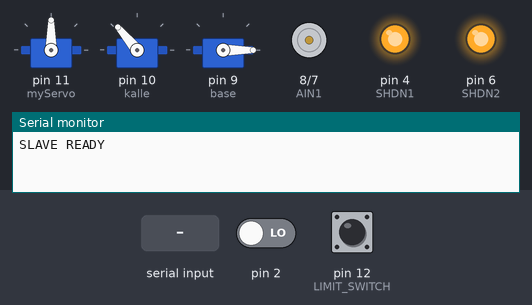
This sketch was run on a simulated Arduino Uno, built with avr-gcc and run on an emulated ATmega328P. Shown: 3 × servo, motor-driver pin pairs drawn as motors (green arrow = first pin HIGH = forward, orange = second pin HIGH = backward, longer = more drive, scaled by the enable pin), output pins drawn as LEDs (lit = HIGH), the last lines printed to the serial monitor. The test bench sets the inputs (shaded band); at power-on: pin 12 (LIMIT_SWITCH) HIGH, pin 2 LOW.

Above: at 8.7 s.
8.8 s: "2" received over Serial
At 9.5 s:
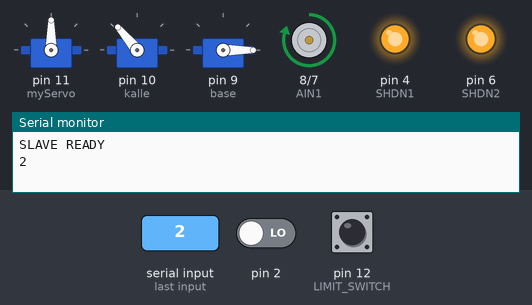
11.8 s: "H" received over Serial
13.3 s: "D" received over Serial
At 15.4 s:
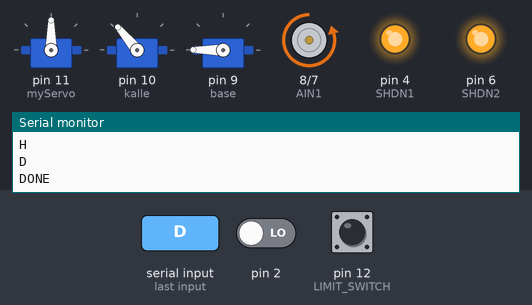
15.9 s: pin 12 (LIMIT_SWITCH) pulled LOW for 0.15 s
At 16.3 s:
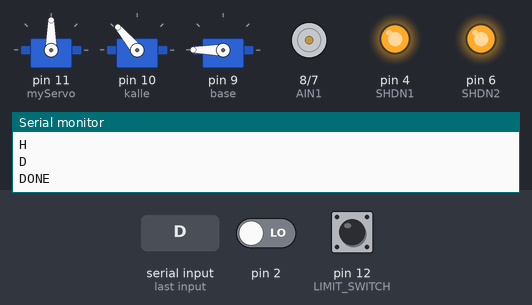
18.9 s: "G" received over Serial
At 19.7 s:
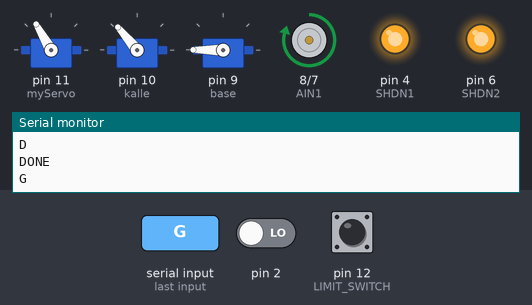
21.9 s: "1" received over Serial
Timing chart, 0 to 24.4 s (numbered marks = the images above; inputs shaded):
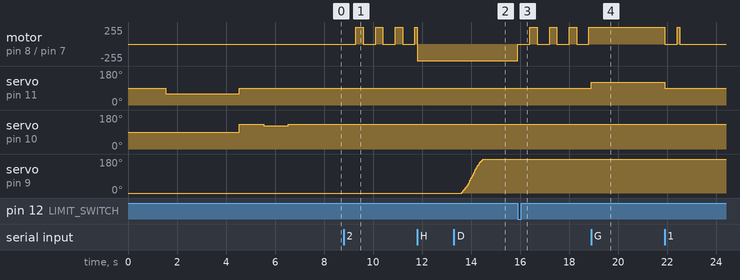

The sketch:

code.ino
```cpp
#define PWMA 5
#define AIN1 8
#define AIN2 7

#define SHDN1 4
#define SHDN2 6
// #define STBY

#define LIMIT_SWITCH 12

#include <Servo.h>
#include <Ramp.h>
#include <Wire.h>
#include "Adafruit_VL6180X.h"

volatile long encoderCount = 0;
unsigned long lastPrintTime = 0;

long lastEncoder = 0;
unsigned long lastCheckTime = 0;

Servo myServo;
Servo base;
Servo kalle;
rampLong baseRamp;

long positions[4] = {0, 5500, 9233, 13300};

int box_num = 0;

long targetPosition = 0;
bool moveMotor = false;
bool homing = false;
bool box_flag = false;
bool full_flag =false;
bool relese_flag = false;
int relese_step = 0;
int box_step = 0;


Adafruit_VL6180X sensor1 = Adafruit_VL6180X();
Adafruit_VL6180X sensor2 = Adafruit_VL6180X();

void setup() {
  Serial.begin(9600);
  Wire.begin();
  baseRamp.go(2600, 1500, NONE, ONCEFORWARD);

  pinMode(SHDN1, OUTPUT);
  pinMode(SHDN2, OUTPUT);
  pinMode(PWMA, OUTPUT);
  pinMode(AIN1, OUTPUT);
  pinMode(AIN2, OUTPUT);

  digitalWrite(SHDN1, LOW);
  digitalWrite(SHDN2, LOW);
  delay(10);
  digitalWrite(SHDN1, HIGH);
  delay(10);
  if (!sensor1.begin()) {
    Serial.println("Sensor1 failed");

  }
  sensor1.setAddress(0x30);

  // === SENSOR 2 ===
  digitalWrite(SHDN2, HIGH);
  delay(10);

  if (!sensor2.begin()) {
    Serial.println("Sensor2 failed");

  }
  sensor2.setAddress(0x31);

  // Serial.println("Both sensors ready");

  myServo.attach(11);
  kalle.attach(10);
  base.attach(9);

  pinMode(3, INPUT);
  pinMode(2, INPUT);
  pinMode(LIMIT_SWITCH, INPUT_PULLUP);

  attachInterrupt(digitalPinToInterrupt(2), readEncoder, CHANGE);

  Serial.println("SLAVE READY");
  base_up();
  relese();
  kalla_open();
  delay(1000);

}


void loop() {
  readCommand();

  if (homing) {
    digitalWrite(AIN1, LOW);
    digitalWrite(AIN2, HIGH);
    analogWrite(PWMA, 250);

    if (digitalRead(LIMIT_SWITCH) == LOW) {
      stopMotor();
      encoderCount = 0;
      homing = false;
    }
  }
  else if (moveMotor) {
    move_motor();
  }
  else if (box_flag) {
    box_sequence();
  }
  else if(relese_flag){
    relese_sequence();
  }


  if (millis() - lastPrintTime > 200) {
    lastPrintTime = millis();
  }
}

void readCommand() {
  if (Serial.available()) {
    char cmd = Serial.read();
    Serial.println(cmd);


    switch (cmd) {

      case 'H':
        homing = true;
        break;

      case 'B':
        box_flag = true;
        box_step = 0;
        break;

      case 'R':
        relese_flag = true;
        relese_step = 0;
        break;
      case 'U':
        base_up();
        Serial.println("DONE");
        break;
      case 'D':
        base_down();
        Serial.println("DONE");
        break;
      case 'O':
        kalla_open();
        Serial.println("DONE");
      break;
      case 'G':
        grab();
        Serial.println("DONE");
      break;
      case 'E':

        Serial.println("DONE");
        box_flag = true;
        box_step = 3;
      break;

      case '1':
      case '2':
      case '3':
      case '4': {
        int index = cmd - '1';
        targetPosition = positions[index];
        moveMotor = true;
        break;
      }
    }
  }
}


void move_motor() {
  long error = targetPosition - encoderCount;

  // Stall detection
  if (millis() - lastCheckTime > 200) {

    if (abs(encoderCount - lastEncoder) < 2) {

      stopMotor();
      delay(500);

      // BURST
      if (error > 0) {
        digitalWrite(AIN1, HIGH);
        digitalWrite(AIN2, LOW);
        analogWrite(PWMA, 255);
      } else {
        digitalWrite(AIN1, LOW);
        digitalWrite(AIN2, HIGH);
        analogWrite(PWMA, 255);
      }

      delay(100);
      stopMotor();
    }

    lastEncoder = encoderCount;
    lastCheckTime = millis();
  }

  // Normal control
  if (abs(error) < 5) {
    stopMotor();
    moveMotor = false;
  } else {
    int speed = constrain(abs(error), 180, 250);

    if (error > 0) {
      digitalWrite(AIN1, HIGH);
      digitalWrite(AIN2, LOW);
      analogWrite(PWMA, speed);
    } else {
      digitalWrite(AIN1, LOW);
      digitalWrite(AIN2, HIGH);
      analogWrite(PWMA, speed);
    }
  }
}


void box_sequence() {

  switch (box_step) {

    case 0:

      homing = true;
      box_step++;
      break;

    case 1:
      if (!homing) {
        base_down();
        box_step++;
      }
      break;

    case 2:
      grab();
      box_step++;
      break;

    case 3:
      base_up();
      box_step++;
      break;
    case 4:

      homing = true;
      box_step++;
      break;


    case 5:
 if (!homing) {
      relese();
      delay(400);
      check_close();
      if (full_flag) {

       kalle.write(30);
       delay(500);

      }
      box_step++;}

      break;


    case 6:
      if (full_flag) {
        base_up();

        box_flag = false;
        box_num++;
        Serial.println("DONE");
        break;
      }
      targetPosition = positions[1];
      moveMotor = true;
      box_step++;
      break;

    case 7:
      if (!moveMotor) {
        box_flag = false;
        box_num++;
        Serial.println("DONE");
      }
      break;
  }
}

void relese_sequence() {

  switch (relese_step) {

    case 0:

      homing = true;
      relese_step++;
      break;

    case 1:
      if (!homing) {
      targetPosition = positions[3];
      moveMotor = true;
      relese_step++;
      }
      break;

    case 2:
      homing = true;
      relese_flag = false;
      box_num=0;
      relese_step++;
      break;

    case 3:

      if (!homing) {
      kalla_open();
      targetPosition = positions[3];
      moveMotor = true;
      relese_flag = false;
      Serial.println("DONE");
      box_num=0;
      }
      break;

  }
}


void readEncoder() {
  int A = digitalRead(3);
  int B = digitalRead(2);

  if (A == B) encoderCount--;
  else encoderCount++;
}

void stopMotor() {
  analogWrite(PWMA, 0);
  digitalWrite(AIN1, LOW);
  digitalWrite(AIN2, LOW);
}

void relese() {
  myServo.write(60);
  delay(3000);
  myServo.write(90);
}

void grab() {
  myServo.write(120);
  delay(3000);
  myServo.write(90);
}

void base_up() {
  baseRamp.go(400, 1500, QUADRATIC_INOUT, ONCEFORWARD);
  while(!baseRamp.isFinished()){
    base.writeMicroseconds(baseRamp.update());
  }

}

void base_down() {
  // base.writeMicroseconds(2600);
  // delay(800);
  baseRamp.go(2600, 1500, QUADRATIC_INOUT, ONCEFORWARD);
  // base.writeMicroseconds(400);
  // delay(1500);
  while(!baseRamp.isFinished()){
    // Serial.println(baseRamp.update());
    base.writeMicroseconds(baseRamp.update());
  }
}

void kalla_close(){

  kalle.write(30);


}
void kalla_open(){
kalle.write(130);
delay(1000);
kalle.write(123);
delay(1000);
kalle.write(130);
}

void check_close() {
  int avg1 = getAvg(sensor1);
  int avg2 = getAvg(sensor2);


  if (avg1 < 40 && avg2 < 40) {
    kalla_close();
    delay(500);
    full_flag = true;
  }
}

int getAvg(Adafruit_VL6180X &sensor) {
  int sum = 0;
  int samples = 5;
  int no_of_sample=0;

  for (int i = 0; i < samples; i++) {
    uint8_t range = sensor.readRange();
    uint8_t status = sensor.readRangeStatus();

    if (status == VL6180X_ERROR_NONE) {
      sum += range;
      no_of_sample+=1;
    } else {
      //i--; // retry this sample
      continue;
    }

    delay(10); // small delay for stability
  }

  return sum / samples;
}
```

Measured:
- after the input at 8.8 s, motor on pin 8 (AIN1) / pin 7 (AIN2): stopped → forward 255/255 after 0.50 s, then repeats every 0.80 s: forward 250/255 0.20 s, stopped 0.50 s, forward 255/255 0.10 s
- after the input at 13.3 s, servo on pin 9 (base): moves from 0° to 180° over 0.86 s, starting after 0.31 s
- after the input at 15.9 s, motor on pin 8 (AIN1) / pin 7 (AIN2): backward 250/255 → stopped at once, then repeats every 0.80 s: forward 255/255 0.10 s, forward 250/255 0.20 s, stopped 0.50 s
- after the input at 18.9 s, motor on pin 8 (AIN1) / pin 7 (AIN2): goes on until 18.9 s, then stays forward 250/255; servo on pin 11 (myServo): 90° → 120° at once
